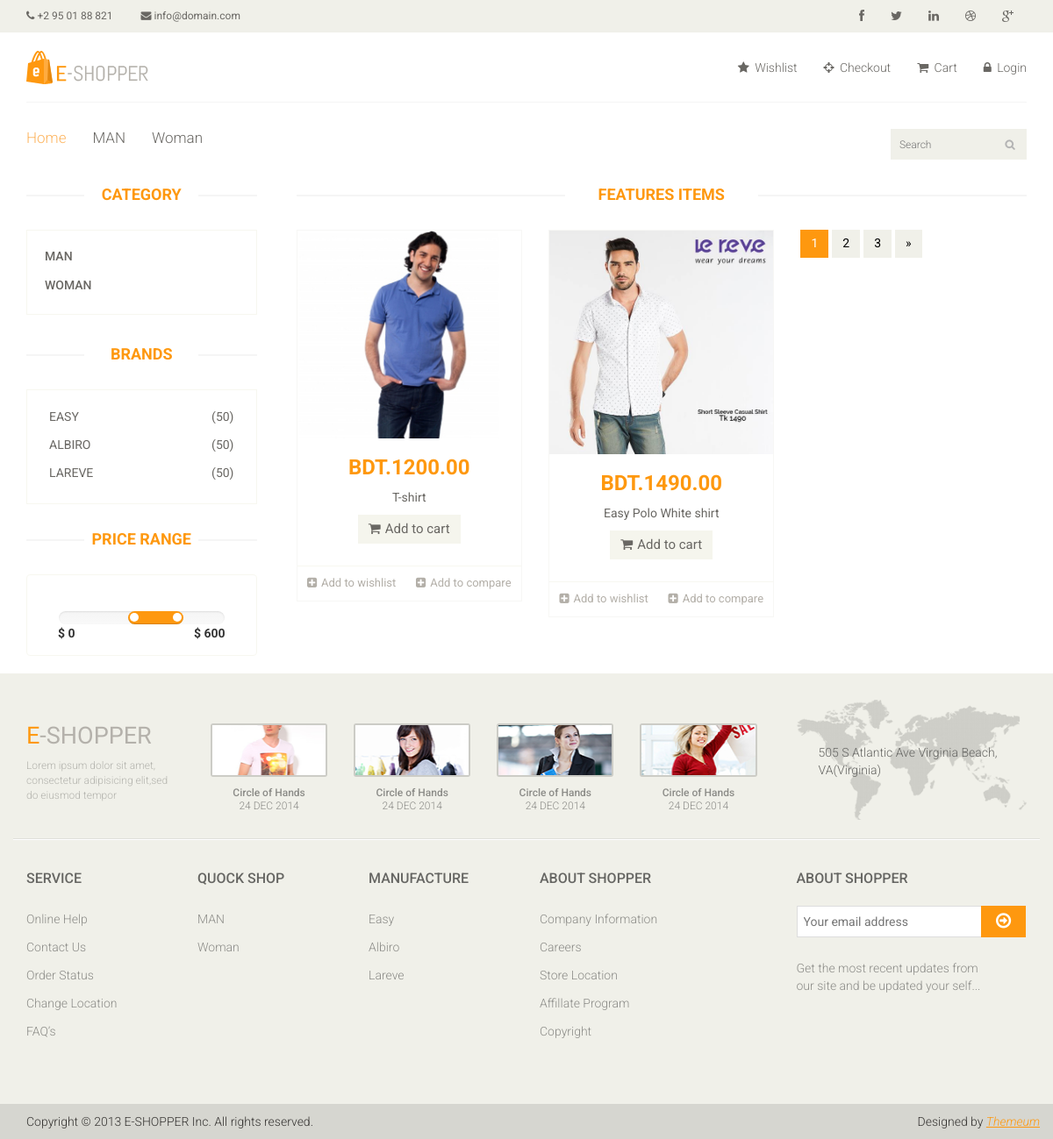
/category.php?id=1, run on the app's committed database.
### tables this page shows
CREATE TABLE `tbl_category` (
  `category_id` int(10) NOT NULL,
  `category_name` varchar(100) NOT NULL,
  `publication_Status` tinyint(1) NOT NULL
);

CREATE TABLE `tbl_manufacture` (
  `manufacture_id` int(10) NOT NULL,
  `manufacture_name` varchar(100) NOT NULL,
  `publication_status` tinyint(1) NOT NULL
);

CREATE TABLE `tbl_product` (
  `product_id` int(10) NOT NULL,
  `product_name` varchar(255) NOT NULL,
  `category_id` int(10) NOT NULL,
  `manufacture_id` int(10) NOT NULL,
  `product_price` float(10,2) NOT NULL,
  `stock_amount` int(10) NOT NULL,
  `minimum_stock_amount` int(10) NOT NULL,
  `short_des` varchar(255) NOT NULL,
  `long_dsc` varchar(255) NOT NULL,
  `product_image` varchar(255) NOT NULL,
  `product_publication_status` tinyint(1) NOT NULL
);

### category.php (called while the page is built, shortened)
<?php
include './index.php';

### admin/class_file/application.php (called while the page is built, shortened)
<?php
class application {
     private $link;
     public function __construct() {
        $dbhost = 'localhost';
        $dbuser = 'root';
        $dbpass = '';
        $db = 'ecom';
        $this->link = mysqli_connect($dbhost, $dbuser, $dbpass);
        if (!$this->link) {
            echo 'Database are not Connected ' . mysqli_error($this->link);
        } else {
            $select_db = mysqli_select_db($this->link, $db);
        }
    }
          public function select_published_product_info_category_id($category_id) {
         $sql = "SELECT * FROM tbl_product WHERE category_id='$category_id' AND product_publication_status=1 ORDER BY product_id DESC";
         if (mysqli_query($this->link, $sql)) {
            $run_query = mysqli_query($this->link, $sql);
            return $run_query;
         } else {
            echo 'select Query problem ->' . mysqli_error($this->link);
            die();
          }
    }
          public function select_all_published_category() {
          $sql = "SELECT * FROM tbl_category WHERE publication_status='1'";
        if (mysqli_query($this->link, $sql)) {
            $run_query = mysqli_query($this->link, $sql);
            return $run_query;
        } else {
            echo 'select Query problem ->' . mysqli_error($this->link);
            die();
        }
    }
          public function select_all_published_manufacture() {
          $sql = "SELECT * FROM tbl_manufacture WHERE publication_status='1'";
        if (mysqli_query($this->link, $sql)) {
            $run_query = mysqli_query($this->link, $sql);
            return $run_query;
        } else {
            echo 'select Query problem ->' . mysqli_error($this->link);
            die();
        }
    }
}

### pages/categoryContent.php (the view, shortened to what this page needs)
<?php
 if( isset($_GET['id'])){
     $productId=$_GET['id'];
      $run_query_select_product_info_category_id= $object_apllication -> select_published_product_info_category_id($productId);
 }
?>
<section>
    <div class="container">
        <div class="row">
            <div class="col-sm-3">
             <?php
                         include 'include/side_menuber.php';
                      ?>
            </div>
            <div class="col-sm-9 padding-right">
                <div class="features_items">
                    <h2 class="title text-center">Features Items</h2>
                    <?php
                    while ($product_info_by_category=  mysqli_fetch_assoc($run_query_select_product_info_category_id)) {
                    ?>
                    <div class="col-sm-4">
                        <div class="product-image-wrapper">
                            <div class="single-products">
                                <div class="productinfo text-center">
                                    <img src="admin/<?php echo $product_info_by_category['product_image']?>" alt="" />
                                    <h2>BDT.<?php echo $product_info_by_category['product_price']?> </h2>
                                    <p><?php echo $product_info_by_category['product_name']?></p>
                                    <a href="#" class="btn btn-default add-to-cart"><i class="fa fa-shopping-cart"></i>Add to cart</a>
                                </div>
                                <div class="product-overlay">
                                    <div class="overlay-content">
                                    </div>
                                </div>
                            </div>
                            <div class="choose">
                                <ul class="nav nav-pills nav-justified">
                                    <li><a href=""><i class="fa fa-plus-square"></i>Add to wishlist</a></li>
                                    <li><a href=""><i class="fa fa-plus-square"></i>Add to compare</a></li>
                                </ul>
                            </div>
                        </div>
                    </div>
                    <?php } ?>
                    <ul class="pagination">
                        <li class="active"><a href="">1</a></li>
                        <li><a href="">2</a></li>
                        <li><a href="">3</a></li>
                        <li><a href="">&raquo;</a></li>
                    </ul>
                </div>
            </div>
        </div>
    </div>
</section>

### include/header_bootom.php (shortened to what this page needs)
<div class="header-bottom">
	<div class="container">
		<div class="row">
			<div class="col-sm-9">
				<div class="mainmenu pull-left">
                                                  <ul class="nav navbar-nav collapse navbar-collapse">
                                                      <li><a href="index.php " class="active">Home</a></li>
                                                      <?php
                                                      $run_query_select_all_published_category= $object_apllication -> select_all_published_category();
                                                      while ($select_all_published_category = mysqli_fetch_assoc($run_query_select_all_published_category)){
                                                          ?>
                                                      <li><a href="category.php?id=<?php echo $select_all_published_category['category_id']?>"><?php echo $select_all_published_category['category_name']?></a></li>
                                                     <?php  }?>
                                                  </ul>
				</div>
			</div>
			<div class="col-sm-3">
				<div class="search_box pull-right">
					<input type="text" placeholder="Search"/>
				</div>
			</div>
		</div>
	</div>
</div>

### include/side_menuber.php
<div class="left-sidebar">
           <h2>Category</h2>
           <div class="panel-group category-products" id="accordian">
                     <?php
               $run_query_select_all_published_category = $object_apllication->select_all_published_category();
               while ($select_all_published_category = mysqli_fetch_assoc($run_query_select_all_published_category)) {
                   ?>
                   <div class="panel panel-default">
                   <div class="panel-heading">
                       <h4 class="panel-title">
                           <a href="category.php?id=<?php echo $select_all_published_category['category_id']; ?>"><?php echo $select_all_published_category['category_name']; ?></a>
                       </h4>
                   </div>
               </div>
               <?php } ?>
           </div>
           <div class="brands_products">
               <h2>Brands</h2>
               <div class="brands-name">
                   <ul class="nav nav-pills nav-stacked">
                       <?php
                       $run_query_select_all_published_manufacture = $object_apllication->select_all_published_manufacture();
                       while ($select_all_published_manufacture = mysqli_fetch_assoc($run_query_select_all_published_manufacture)) {
                           ?>
                       <li><a href="manufacture.php?id=<?php echo $select_all_published_manufacture['manufacture_id']; ?> "> <span class="pull-right">(50)</span><?php echo $select_all_published_manufacture['manufacture_name']; ?></a></li>
                       <?php } ?>
                   </ul>
               </div>
           </div>
           <div class="price-range">
               <h2>Price Range</h2>
               <div class="well text-center">
                   <input type="text" class="span2" value="" data-slider-min="0" data-slider-max="600" data-slider-step="5" data-slider-value="[250,450]" id="sl2" ><br />
                   <b class="pull-left">$ 0</b> <b class="pull-right">$ 600</b>
               </div>
           </div>
       </div>

### include/footer-wedgets.php
<div class="footer-widget">
		<div class="container">
			<div class="row">
				<div class="col-sm-2">
					<div class="single-widget">
						<h2>Service</h2>
						<ul class="nav nav-pills nav-stacked">
							<li><a href="#">Online Help</a></li>
							<li><a href="#">Contact Us</a></li>
							<li><a href="#">Order Status</a></li>
							<li><a href="#">Change Location</a></li>
							<li><a href="#">FAQ’s</a></li>
						</ul>
					</div>
				</div>
				<div class="col-sm-2">
					<div class="single-widget">
						<h2>Quock Shop</h2>
						<ul class="nav nav-pills nav-stacked">
                                                             <?php
                                                       $run_query_select_all_published_category= $object_apllication -> select_all_published_category();
                                                       while ($select_all_published_category = mysqli_fetch_assoc($run_query_select_all_published_category)){
                                                           ?>
                                                           <li><a href="category.php?id=<?php echo $select_all_published_category['category_id']; ?>"><?php echo $select_all_published_category['category_name'];?></a></li>
                                                      <?php  }?>
						</ul>
					</div>
				</div>
				<div class="col-sm-2">
					<div class="single-widget">
                                                               <h2>Manufacture</h2>
						<ul class="nav nav-pills nav-stacked">
                                                                   <?php
                                                       $run_query_select_all_published_manufacture= $object_apllication -> select_all_published_manufacture();
                                                       while ($select_all_published_manufacture = mysqli_fetch_assoc($run_query_select_all_published_manufacture)){
                                                           ?>
                                                       <li><a href="manufacture.php?id=<?php echo $select_all_published_manufacture['manufacture_id']; ?>"><?php echo $select_all_published_manufacture['manufacture_name']?></a></li>
                                                      <?php  }?>
						</ul>
					</div>
				</div>
				<div class="col-sm-2">
					<div class="single-widget">
						<h2>About Shopper</h2>
						<ul class="nav nav-pills nav-stacked">
							<li><a href="#">Company Information</a></li>
							<li><a href="#">Careers</a></li>
							<li><a href="#">Store Location</a></li>
							<li><a href="#">Affillate Program</a></li>
							<li><a href="#">Copyright</a></li>
						</ul>
					</div>
				</div>
				<div class="col-sm-3 col-sm-offset-1">
					<div class="single-widget">
						<h2>About Shopper</h2>
						<form action="#" class="searchform">
							<input type="text" placeholder="Your email address" />
							<button type="submit" class="btn btn-default"><i class="fa fa-arrow-circle-o-right"></i></button>
							<p>Get the most recent updates from <br />our site and be updated your self...</p>
						</form>
					</div>
				</div>
			</div>
		</div>
	</div>

### data on the page
tbl_category: category_name "MAN"
tbl_category: category_name "Woman", category_name "WOMAN"
tbl_manufacture: manufacture_name "EASY", manufacture_name "Easy"
tbl_manufacture: manufacture_name "ALBIRO", manufacture_name "Albiro"
tbl_manufacture: manufacture_name "LAREVE", manufacture_name "Lareve"
tbl_product: product_image (picture), product_price "1200.00", product_name "T-shirt"
tbl_product: product_image (picture), product_price "1490.00", product_name "Easy Polo White shirt"
